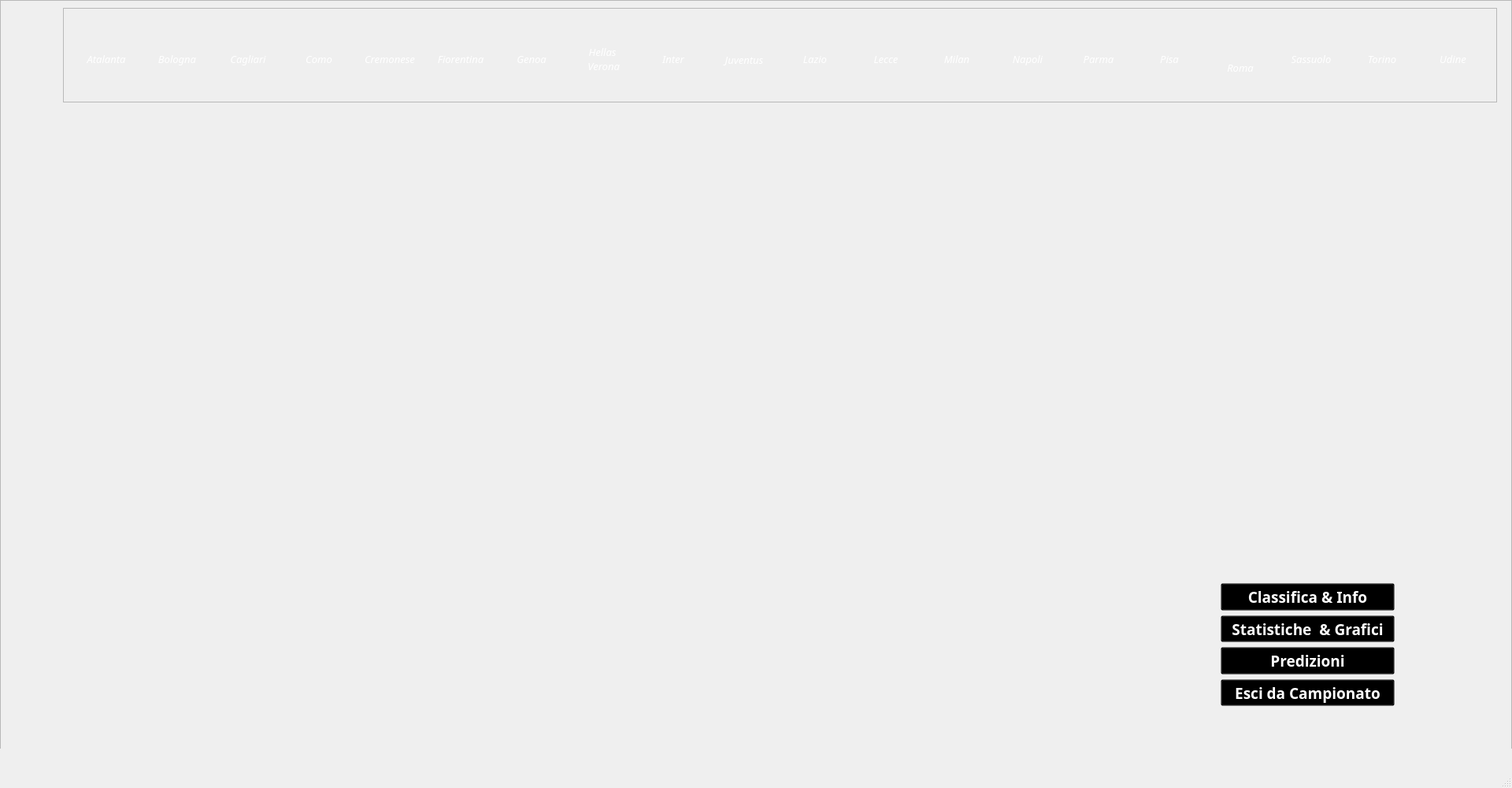
<?xml version="1.0" encoding="UTF-8"?>
<ui version="4.0">
 <class>MainWindow</class>
 <widget class="QMainWindow" name="MainWindow">
  <property name="windowModality">
   <enum>Qt::NonModal</enum>
  </property>
  <property name="enabled">
   <bool>true</bool>
  </property>
  <property name="geometry">
   <rect>
    <x>0</x>
    <y>0</y>
    <width>1920</width>
    <height>1000</height>
   </rect>
  </property>
  <property name="sizePolicy">
   <sizepolicy hsizetype="Ignored" vsizetype="Preferred">
    <horstretch>0</horstretch>
    <verstretch>0</verstretch>
   </sizepolicy>
  </property>
  <property name="minimumSize">
   <size>
    <width>1920</width>
    <height>1000</height>
   </size>
  </property>
  <property name="maximumSize">
   <size>
    <width>1920</width>
    <height>1080</height>
   </size>
  </property>
  <property name="font">
   <font>
    <family>Montserrat</family>
    <pointsize>24</pointsize>
    <weight>75</weight>
    <italic>true</italic>
    <bold>true</bold>
   </font>
  </property>
  <property name="windowTitle">
   <string>MainWindow</string>
  </property>
  <property name="windowIcon">
   <iconset>
    <normaloff>:/Icone/Immagini/Icona/iconaApp.ico</normaloff>:/Icone/Immagini/Icona/iconaApp.ico</iconset>
  </property>
  <property name="windowOpacity">
   <double>1.000000000000000</double>
  </property>
  <property name="layoutDirection">
   <enum>Qt::LeftToRight</enum>
  </property>
  <property name="autoFillBackground">
   <bool>true</bool>
  </property>
  <property name="styleSheet">
   <string notr="true"/>
  </property>
  <property name="documentMode">
   <bool>false</bool>
  </property>
  <property name="dockNestingEnabled">
   <bool>false</bool>
  </property>
  <property name="unifiedTitleAndToolBarOnMac">
   <bool>false</bool>
  </property>
  <widget class="QWidget" name="centralwidget">
   <widget class="QFrame" name="frame">
    <property name="geometry">
     <rect>
      <x>80</x>
      <y>10</y>
      <width>1821</width>
      <height>120</height>
     </rect>
    </property>
    <property name="font">
     <font>
      <family>Montserrat</family>
      <pointsize>24</pointsize>
      <weight>75</weight>
      <italic>true</italic>
      <bold>true</bold>
     </font>
    </property>
    <property name="frameShape">
     <enum>QFrame::StyledPanel</enum>
    </property>
    <property name="frameShadow">
     <enum>QFrame::Raised</enum>
    </property>
    <widget class="QToolButton" name="toolButton_1">
     <property name="geometry">
      <rect>
       <x>10</x>
       <y>10</y>
       <width>90</width>
       <height>110</height>
      </rect>
     </property>
     <property name="font">
      <font>
       <family>Montserrat</family>
       <pointsize>10</pointsize>
       <weight>50</weight>
       <italic>true</italic>
       <bold>false</bold>
      </font>
     </property>
     <property name="styleSheet">
      <string notr="true">QWidget QToolButton {
    color: white;
}
</string>
     </property>
     <property name="text">
      <string>Atalanta</string>
     </property>
     <property name="icon">
      <iconset resource="../resource.qrc">
       <normaloff>:/immagini/Immagini/Scudetti/Atalanta.png</normaloff>:/immagini/Immagini/Scudetti/Atalanta.png</iconset>
     </property>
     <property name="iconSize">
      <size>
       <width>120</width>
       <height>80</height>
      </size>
     </property>
     <property name="toolButtonStyle">
      <enum>Qt::ToolButtonTextUnderIcon</enum>
     </property>
     <property name="autoRaise">
      <bool>true</bool>
     </property>
    </widget>
    <widget class="QToolButton" name="toolButton_2">
     <property name="geometry">
      <rect>
       <x>100</x>
       <y>10</y>
       <width>90</width>
       <height>110</height>
      </rect>
     </property>
     <property name="font">
      <font>
       <family>Montserrat</family>
       <pointsize>10</pointsize>
       <weight>50</weight>
       <italic>true</italic>
       <bold>false</bold>
      </font>
     </property>
     <property name="styleSheet">
      <string notr="true">QWidget QToolButton {
    color: white;
}
</string>
     </property>
     <property name="text">
      <string>Bologna</string>
     </property>
     <property name="icon">
      <iconset resource="../resource.qrc">
       <normaloff>:/immagini/Immagini/Scudetti/Bologna.png</normaloff>:/immagini/Immagini/Scudetti/Bologna.png</iconset>
     </property>
     <property name="iconSize">
      <size>
       <width>120</width>
       <height>80</height>
      </size>
     </property>
     <property name="toolButtonStyle">
      <enum>Qt::ToolButtonTextUnderIcon</enum>
     </property>
     <property name="autoRaise">
      <bool>true</bool>
     </property>
    </widget>
    <widget class="QToolButton" name="toolButton_3">
     <property name="geometry">
      <rect>
       <x>190</x>
       <y>10</y>
       <width>90</width>
       <height>110</height>
      </rect>
     </property>
     <property name="font">
      <font>
       <family>Montserrat</family>
       <pointsize>10</pointsize>
       <weight>50</weight>
       <italic>true</italic>
       <bold>false</bold>
      </font>
     </property>
     <property name="styleSheet">
      <string notr="true">QWidget QToolButton {
    color: white;
}
</string>
     </property>
     <property name="text">
      <string>Cagliari</string>
     </property>
     <property name="icon">
      <iconset resource="../resource.qrc">
       <normaloff>:/immagini/Immagini/Scudetti/Cagliari.png</normaloff>:/immagini/Immagini/Scudetti/Cagliari.png</iconset>
     </property>
     <property name="iconSize">
      <size>
       <width>120</width>
       <height>80</height>
      </size>
     </property>
     <property name="toolButtonStyle">
      <enum>Qt::ToolButtonTextUnderIcon</enum>
     </property>
     <property name="autoRaise">
      <bool>true</bool>
     </property>
    </widget>
    <widget class="QToolButton" name="toolButton_4">
     <property name="geometry">
      <rect>
       <x>280</x>
       <y>10</y>
       <width>90</width>
       <height>110</height>
      </rect>
     </property>
     <property name="font">
      <font>
       <family>Montserrat</family>
       <pointsize>10</pointsize>
       <weight>50</weight>
       <italic>true</italic>
       <bold>false</bold>
      </font>
     </property>
     <property name="styleSheet">
      <string notr="true">QWidget QToolButton {
    color: white;
}
</string>
     </property>
     <property name="text">
      <string>Como</string>
     </property>
     <property name="icon">
      <iconset resource="../resource.qrc">
       <normaloff>:/immagini/Immagini/Scudetti/Como.png</normaloff>:/immagini/Immagini/Scudetti/Como.png</iconset>
     </property>
     <property name="iconSize">
      <size>
       <width>120</width>
       <height>80</height>
      </size>
     </property>
     <property name="toolButtonStyle">
      <enum>Qt::ToolButtonTextUnderIcon</enum>
     </property>
     <property name="autoRaise">
      <bool>true</bool>
     </property>
    </widget>
    <widget class="QToolButton" name="toolButton_5">
     <property name="geometry">
      <rect>
       <x>370</x>
       <y>10</y>
       <width>90</width>
       <height>110</height>
      </rect>
     </property>
     <property name="font">
      <font>
       <family>Montserrat</family>
       <pointsize>10</pointsize>
       <weight>50</weight>
       <italic>true</italic>
       <bold>false</bold>
      </font>
     </property>
     <property name="styleSheet">
      <string notr="true">QWidget QToolButton {
    color: white;
}
</string>
     </property>
     <property name="text">
      <string>Cremonese</string>
     </property>
     <property name="icon">
      <iconset resource="../resource.qrc">
       <normaloff>:/immagini/Immagini/Scudetti/Cremonese.png</normaloff>:/immagini/Immagini/Scudetti/Cremonese.png</iconset>
     </property>
     <property name="iconSize">
      <size>
       <width>120</width>
       <height>80</height>
      </size>
     </property>
     <property name="toolButtonStyle">
      <enum>Qt::ToolButtonTextUnderIcon</enum>
     </property>
     <property name="autoRaise">
      <bool>true</bool>
     </property>
    </widget>
    <widget class="QToolButton" name="toolButton_6">
     <property name="geometry">
      <rect>
       <x>460</x>
       <y>10</y>
       <width>90</width>
       <height>110</height>
      </rect>
     </property>
     <property name="font">
      <font>
       <family>Montserrat</family>
       <pointsize>10</pointsize>
       <weight>50</weight>
       <italic>true</italic>
       <bold>false</bold>
      </font>
     </property>
     <property name="styleSheet">
      <string notr="true">QWidget QToolButton {
    color: white;
}
</string>
     </property>
     <property name="text">
      <string>Fiorentina</string>
     </property>
     <property name="icon">
      <iconset resource="../resource.qrc">
       <normaloff>:/immagini/Immagini/Scudetti/Fiorentina.png</normaloff>:/immagini/Immagini/Scudetti/Fiorentina.png</iconset>
     </property>
     <property name="iconSize">
      <size>
       <width>120</width>
       <height>80</height>
      </size>
     </property>
     <property name="toolButtonStyle">
      <enum>Qt::ToolButtonTextUnderIcon</enum>
     </property>
     <property name="autoRaise">
      <bool>true</bool>
     </property>
    </widget>
    <widget class="QToolButton" name="toolButton_7">
     <property name="geometry">
      <rect>
       <x>550</x>
       <y>10</y>
       <width>90</width>
       <height>110</height>
      </rect>
     </property>
     <property name="font">
      <font>
       <family>Montserrat</family>
       <pointsize>10</pointsize>
       <weight>50</weight>
       <italic>true</italic>
       <bold>false</bold>
      </font>
     </property>
     <property name="styleSheet">
      <string notr="true">QWidget QToolButton {
    color: white;
}
</string>
     </property>
     <property name="text">
      <string>Genoa</string>
     </property>
     <property name="icon">
      <iconset resource="../resource.qrc">
       <normaloff>:/immagini/Immagini/Scudetti/Genoa.png</normaloff>:/immagini/Immagini/Scudetti/Genoa.png</iconset>
     </property>
     <property name="iconSize">
      <size>
       <width>120</width>
       <height>80</height>
      </size>
     </property>
     <property name="toolButtonStyle">
      <enum>Qt::ToolButtonTextUnderIcon</enum>
     </property>
     <property name="autoRaise">
      <bool>true</bool>
     </property>
    </widget>
    <widget class="QToolButton" name="toolButton_8">
     <property name="geometry">
      <rect>
       <x>640</x>
       <y>10</y>
       <width>90</width>
       <height>110</height>
      </rect>
     </property>
     <property name="font">
      <font>
       <family>Montserrat</family>
       <pointsize>10</pointsize>
       <weight>50</weight>
       <italic>true</italic>
       <bold>false</bold>
      </font>
     </property>
     <property name="styleSheet">
      <string notr="true">QWidget QToolButton {
    color: white;
}
</string>
     </property>
     <property name="text">
      <string>Hellas
 Verona</string>
     </property>
     <property name="icon">
      <iconset resource="../resource.qrc">
       <normaloff>:/immagini/Immagini/Scudetti/Hellas Verona.png</normaloff>:/immagini/Immagini/Scudetti/Hellas Verona.png</iconset>
     </property>
     <property name="iconSize">
      <size>
       <width>120</width>
       <height>80</height>
      </size>
     </property>
     <property name="toolButtonStyle">
      <enum>Qt::ToolButtonTextUnderIcon</enum>
     </property>
     <property name="autoRaise">
      <bool>true</bool>
     </property>
    </widget>
    <widget class="QToolButton" name="toolButton_9">
     <property name="geometry">
      <rect>
       <x>730</x>
       <y>10</y>
       <width>90</width>
       <height>110</height>
      </rect>
     </property>
     <property name="font">
      <font>
       <family>Montserrat</family>
       <pointsize>10</pointsize>
       <weight>50</weight>
       <italic>true</italic>
       <bold>false</bold>
      </font>
     </property>
     <property name="styleSheet">
      <string notr="true">QWidget QToolButton {
    color: white;
}
</string>
     </property>
     <property name="text">
      <string>Inter</string>
     </property>
     <property name="icon">
      <iconset resource="../resource.qrc">
       <normaloff>:/immagini/Immagini/Scudetti/Inter.png</normaloff>:/immagini/Immagini/Scudetti/Inter.png</iconset>
     </property>
     <property name="iconSize">
      <size>
       <width>120</width>
       <height>80</height>
      </size>
     </property>
     <property name="toolButtonStyle">
      <enum>Qt::ToolButtonTextUnderIcon</enum>
     </property>
     <property name="autoRaise">
      <bool>true</bool>
     </property>
    </widget>
    <widget class="QToolButton" name="toolButton_10">
     <property name="geometry">
      <rect>
       <x>820</x>
       <y>10</y>
       <width>90</width>
       <height>111</height>
      </rect>
     </property>
     <property name="font">
      <font>
       <family>Montserrat</family>
       <pointsize>10</pointsize>
       <weight>50</weight>
       <italic>true</italic>
       <bold>false</bold>
      </font>
     </property>
     <property name="styleSheet">
      <string notr="true">QWidget QToolButton {
    color: white;
}
</string>
     </property>
     <property name="text">
      <string>Juventus</string>
     </property>
     <property name="icon">
      <iconset resource="../resource.qrc">
       <normaloff>:/immagini/Immagini/Scudetti/Juventus.png</normaloff>:/immagini/Immagini/Scudetti/Juventus.png</iconset>
     </property>
     <property name="iconSize">
      <size>
       <width>300</width>
       <height>300</height>
      </size>
     </property>
     <property name="toolButtonStyle">
      <enum>Qt::ToolButtonTextUnderIcon</enum>
     </property>
     <property name="autoRaise">
      <bool>true</bool>
     </property>
    </widget>
    <widget class="QToolButton" name="toolButton_11">
     <property name="geometry">
      <rect>
       <x>910</x>
       <y>10</y>
       <width>90</width>
       <height>110</height>
      </rect>
     </property>
     <property name="font">
      <font>
       <family>Montserrat</family>
       <pointsize>10</pointsize>
       <weight>50</weight>
       <italic>true</italic>
       <bold>false</bold>
      </font>
     </property>
     <property name="styleSheet">
      <string notr="true">QWidget QToolButton {
    color: white;
}
</string>
     </property>
     <property name="text">
      <string>Lazio</string>
     </property>
     <property name="icon">
      <iconset resource="../resource.qrc">
       <normaloff>:/immagini/Immagini/Scudetti/Lazio.png</normaloff>:/immagini/Immagini/Scudetti/Lazio.png</iconset>
     </property>
     <property name="iconSize">
      <size>
       <width>120</width>
       <height>80</height>
      </size>
     </property>
     <property name="toolButtonStyle">
      <enum>Qt::ToolButtonTextUnderIcon</enum>
     </property>
     <property name="autoRaise">
      <bool>true</bool>
     </property>
    </widget>
    <widget class="QToolButton" name="toolButton_13">
     <property name="geometry">
      <rect>
       <x>1090</x>
       <y>10</y>
       <width>90</width>
       <height>110</height>
      </rect>
     </property>
     <property name="font">
      <font>
       <family>Montserrat</family>
       <pointsize>10</pointsize>
       <weight>50</weight>
       <italic>true</italic>
       <bold>false</bold>
      </font>
     </property>
     <property name="styleSheet">
      <string notr="true">QWidget QToolButton {
    color: white;
}
</string>
     </property>
     <property name="text">
      <string>Milan</string>
     </property>
     <property name="icon">
      <iconset resource="../resource.qrc">
       <normaloff>:/immagini/Immagini/Scudetti/Milan.png</normaloff>:/immagini/Immagini/Scudetti/Milan.png</iconset>
     </property>
     <property name="iconSize">
      <size>
       <width>120</width>
       <height>80</height>
      </size>
     </property>
     <property name="toolButtonStyle">
      <enum>Qt::ToolButtonTextUnderIcon</enum>
     </property>
     <property name="autoRaise">
      <bool>true</bool>
     </property>
    </widget>
    <widget class="QToolButton" name="toolButton_14">
     <property name="geometry">
      <rect>
       <x>1180</x>
       <y>10</y>
       <width>90</width>
       <height>110</height>
      </rect>
     </property>
     <property name="font">
      <font>
       <family>Montserrat</family>
       <pointsize>10</pointsize>
       <weight>50</weight>
       <italic>true</italic>
       <bold>false</bold>
      </font>
     </property>
     <property name="styleSheet">
      <string notr="true">QWidget QToolButton {
    color: white;
}
</string>
     </property>
     <property name="text">
      <string>Napoli</string>
     </property>
     <property name="icon">
      <iconset resource="../resource.qrc">
       <normaloff>:/immagini/Immagini/Scudetti/Napoli.png</normaloff>:/immagini/Immagini/Scudetti/Napoli.png</iconset>
     </property>
     <property name="iconSize">
      <size>
       <width>120</width>
       <height>80</height>
      </size>
     </property>
     <property name="toolButtonStyle">
      <enum>Qt::ToolButtonTextUnderIcon</enum>
     </property>
     <property name="autoRaise">
      <bool>true</bool>
     </property>
    </widget>
    <widget class="QToolButton" name="toolButton_17">
     <property name="geometry">
      <rect>
       <x>1450</x>
       <y>10</y>
       <width>90</width>
       <height>131</height>
      </rect>
     </property>
     <property name="font">
      <font>
       <family>Montserrat</family>
       <pointsize>10</pointsize>
       <weight>50</weight>
       <italic>true</italic>
       <bold>false</bold>
      </font>
     </property>
     <property name="styleSheet">
      <string notr="true">QWidget QToolButton {
    color: white;
}
</string>
     </property>
     <property name="text">
      <string>Roma</string>
     </property>
     <property name="icon">
      <iconset resource="../resource.qrc">
       <normaloff>:/immagini/Immagini/Scudetti/Roma.png</normaloff>:/immagini/Immagini/Scudetti/Roma.png</iconset>
     </property>
     <property name="iconSize">
      <size>
       <width>120</width>
       <height>80</height>
      </size>
     </property>
     <property name="toolButtonStyle">
      <enum>Qt::ToolButtonTextUnderIcon</enum>
     </property>
     <property name="autoRaise">
      <bool>true</bool>
     </property>
    </widget>
    <widget class="QToolButton" name="toolButton_18">
     <property name="geometry">
      <rect>
       <x>1540</x>
       <y>10</y>
       <width>90</width>
       <height>110</height>
      </rect>
     </property>
     <property name="font">
      <font>
       <family>Montserrat</family>
       <pointsize>10</pointsize>
       <weight>50</weight>
       <italic>true</italic>
       <bold>false</bold>
      </font>
     </property>
     <property name="styleSheet">
      <string notr="true">QWidget QToolButton {
    color: white;
}
</string>
     </property>
     <property name="text">
      <string>Sassuolo</string>
     </property>
     <property name="icon">
      <iconset resource="../resource.qrc">
       <normaloff>:/immagini/Immagini/Scudetti/Sassuolo.png</normaloff>:/immagini/Immagini/Scudetti/Sassuolo.png</iconset>
     </property>
     <property name="iconSize">
      <size>
       <width>120</width>
       <height>80</height>
      </size>
     </property>
     <property name="toolButtonStyle">
      <enum>Qt::ToolButtonTextUnderIcon</enum>
     </property>
     <property name="autoRaise">
      <bool>true</bool>
     </property>
    </widget>
    <widget class="QToolButton" name="toolButton_19">
     <property name="geometry">
      <rect>
       <x>1630</x>
       <y>10</y>
       <width>90</width>
       <height>110</height>
      </rect>
     </property>
     <property name="font">
      <font>
       <family>Montserrat</family>
       <pointsize>10</pointsize>
       <weight>50</weight>
       <italic>true</italic>
       <bold>false</bold>
      </font>
     </property>
     <property name="styleSheet">
      <string notr="true">QWidget QToolButton {
    color: white;
}
</string>
     </property>
     <property name="text">
      <string>Torino</string>
     </property>
     <property name="icon">
      <iconset resource="../resource.qrc">
       <normaloff>:/immagini/Immagini/Scudetti/Torino.png</normaloff>:/immagini/Immagini/Scudetti/Torino.png</iconset>
     </property>
     <property name="iconSize">
      <size>
       <width>120</width>
       <height>80</height>
      </size>
     </property>
     <property name="toolButtonStyle">
      <enum>Qt::ToolButtonTextUnderIcon</enum>
     </property>
     <property name="autoRaise">
      <bool>true</bool>
     </property>
    </widget>
    <widget class="QToolButton" name="toolButton_20">
     <property name="geometry">
      <rect>
       <x>1720</x>
       <y>10</y>
       <width>90</width>
       <height>110</height>
      </rect>
     </property>
     <property name="font">
      <font>
       <family>Montserrat</family>
       <pointsize>10</pointsize>
       <weight>50</weight>
       <italic>true</italic>
       <bold>false</bold>
      </font>
     </property>
     <property name="styleSheet">
      <string notr="true">QWidget QToolButton {
    color: white;
}
</string>
     </property>
     <property name="text">
      <string>Udine</string>
     </property>
     <property name="icon">
      <iconset resource="../resource.qrc">
       <normaloff>:/immagini/Immagini/Scudetti/Udinese.png</normaloff>:/immagini/Immagini/Scudetti/Udinese.png</iconset>
     </property>
     <property name="iconSize">
      <size>
       <width>120</width>
       <height>80</height>
      </size>
     </property>
     <property name="toolButtonStyle">
      <enum>Qt::ToolButtonTextUnderIcon</enum>
     </property>
     <property name="autoRaise">
      <bool>true</bool>
     </property>
    </widget>
    <widget class="QToolButton" name="toolButton_15">
     <property name="geometry">
      <rect>
       <x>1270</x>
       <y>10</y>
       <width>90</width>
       <height>110</height>
      </rect>
     </property>
     <property name="font">
      <font>
       <family>Montserrat</family>
       <pointsize>10</pointsize>
       <weight>50</weight>
       <italic>true</italic>
       <bold>false</bold>
      </font>
     </property>
     <property name="styleSheet">
      <string notr="true">QWidget QToolButton {
    color: white;
}
</string>
     </property>
     <property name="text">
      <string>Parma</string>
     </property>
     <property name="icon">
      <iconset resource="../resource.qrc">
       <normaloff>:/immagini/Immagini/Scudetti/Parma.png</normaloff>:/immagini/Immagini/Scudetti/Parma.png</iconset>
     </property>
     <property name="iconSize">
      <size>
       <width>120</width>
       <height>80</height>
      </size>
     </property>
     <property name="toolButtonStyle">
      <enum>Qt::ToolButtonTextUnderIcon</enum>
     </property>
     <property name="autoRaise">
      <bool>true</bool>
     </property>
    </widget>
    <widget class="QToolButton" name="toolButton_16">
     <property name="geometry">
      <rect>
       <x>1360</x>
       <y>10</y>
       <width>90</width>
       <height>110</height>
      </rect>
     </property>
     <property name="font">
      <font>
       <family>Montserrat</family>
       <pointsize>10</pointsize>
       <weight>50</weight>
       <italic>true</italic>
       <bold>false</bold>
      </font>
     </property>
     <property name="styleSheet">
      <string notr="true">QWidget QToolButton {
    color: white;
}
</string>
     </property>
     <property name="text">
      <string>Pisa</string>
     </property>
     <property name="icon">
      <iconset resource="../resource.qrc">
       <normaloff>:/immagini/Immagini/Scudetti/Pisa.png</normaloff>:/immagini/Immagini/Scudetti/Pisa.png</iconset>
     </property>
     <property name="iconSize">
      <size>
       <width>120</width>
       <height>80</height>
      </size>
     </property>
     <property name="toolButtonStyle">
      <enum>Qt::ToolButtonTextUnderIcon</enum>
     </property>
     <property name="autoRaise">
      <bool>true</bool>
     </property>
    </widget>
   </widget>
   <widget class="QToolButton" name="toolButton_12">
    <property name="geometry">
     <rect>
      <x>1080</x>
      <y>20</y>
      <width>90</width>
      <height>110</height>
     </rect>
    </property>
    <property name="font">
     <font>
      <family>Montserrat</family>
      <pointsize>10</pointsize>
      <weight>50</weight>
      <italic>true</italic>
      <bold>false</bold>
     </font>
    </property>
    <property name="styleSheet">
     <string notr="true">QWidget QToolButton {
    color: white;
}
</string>
    </property>
    <property name="text">
     <string>Lecce</string>
    </property>
    <property name="icon">
     <iconset resource="../resource.qrc">
      <normaloff>:/immagini/Immagini/Scudetti/Lecce.png</normaloff>:/immagini/Immagini/Scudetti/Lecce.png</iconset>
    </property>
    <property name="iconSize">
     <size>
      <width>120</width>
      <height>80</height>
     </size>
    </property>
    <property name="toolButtonStyle">
     <enum>Qt::ToolButtonTextUnderIcon</enum>
    </property>
    <property name="autoRaise">
     <bool>true</bool>
    </property>
   </widget>
   <widget class="QWidget" name="verticalLayoutWidget">
    <property name="geometry">
     <rect>
      <x>1550</x>
      <y>740</y>
      <width>221</width>
      <height>156</height>
     </rect>
    </property>
    <layout class="QVBoxLayout" name="verticalLayout">
     <item>
      <widget class="QPushButton" name="pushButton_Classifica">
       <property name="font">
        <font>
         <family>Montserrat SemiBold</family>
         <pointsize>14</pointsize>
         <weight>75</weight>
         <italic>false</italic>
         <bold>true</bold>
        </font>
       </property>
       <property name="cursor">
        <cursorShape>PointingHandCursor</cursorShape>
       </property>
       <property name="toolTip">
        <string>Visualizza Classifica e altre funzioni</string>
       </property>
       <property name="styleSheet">
        <string notr="true">background-color: transparent;
color: rgb(255, 255, 255);</string>
       </property>
       <property name="text">
        <string>Classifica &amp;&amp; Info</string>
       </property>
      </widget>
     </item>
     <item>
      <widget class="QPushButton" name="pushButton_Statistiche">
       <property name="font">
        <font>
         <family>Montserrat SemiBold</family>
         <pointsize>14</pointsize>
         <weight>75</weight>
         <italic>false</italic>
         <bold>true</bold>
        </font>
       </property>
       <property name="cursor">
        <cursorShape>PointingHandCursor</cursorShape>
       </property>
       <property name="toolTip">
        <string>Visualizza Statistiche e relativi grafici</string>
       </property>
       <property name="styleSheet">
        <string notr="true">background-color: transparent;
color: rgb(255, 255, 255);</string>
       </property>
       <property name="text">
        <string>Statistiche  &amp;&amp; Grafici</string>
       </property>
      </widget>
     </item>
     <item>
      <widget class="QPushButton" name="pushButtonPredizioni">
       <property name="font">
        <font>
         <family>Montserrat SemiBold</family>
         <pointsize>14</pointsize>
         <weight>75</weight>
         <italic>false</italic>
         <bold>true</bold>
        </font>
       </property>
       <property name="cursor">
        <cursorShape>PointingHandCursor</cursorShape>
       </property>
       <property name="toolTip">
        <string>Crea statistiche e prefivioni delle partite</string>
       </property>
       <property name="styleSheet">
        <string notr="true">background-color: transparent;
color: rgb(255, 255, 255);</string>
       </property>
       <property name="text">
        <string>Predizioni</string>
       </property>
      </widget>
     </item>
     <item>
      <widget class="QPushButton" name="pushButton_closeApp">
       <property name="font">
        <font>
         <family>Montserrat SemiBold</family>
         <pointsize>14</pointsize>
         <weight>75</weight>
         <italic>false</italic>
         <bold>true</bold>
        </font>
       </property>
       <property name="cursor">
        <cursorShape>PointingHandCursor</cursorShape>
       </property>
       <property name="toolTip">
        <string>Esce dall'applicazione</string>
       </property>
       <property name="styleSheet">
        <string notr="true">background-color: transparent;
color: rgb(255, 255, 255);</string>
       </property>
       <property name="text">
        <string>Esci da Campionato</string>
       </property>
      </widget>
     </item>
    </layout>
   </widget>
   <widget class="QFrame" name="frameSfondoApp">
    <property name="geometry">
     <rect>
      <x>0</x>
      <y>0</y>
      <width>1920</width>
      <height>1080</height>
     </rect>
    </property>
    <property name="styleSheet">
     <string notr="true">background-image: url(:/immagini/Immagini/Sfondo per App/From Copilot 1920 x 1080.png);</string>
    </property>
    <property name="frameShape">
     <enum>QFrame::StyledPanel</enum>
    </property>
    <property name="frameShadow">
     <enum>QFrame::Raised</enum>
    </property>
   </widget>
   <zorder>frameSfondoApp</zorder>
   <zorder>frame</zorder>
   <zorder>toolButton_12</zorder>
   <zorder>verticalLayoutWidget</zorder>
  </widget>
  <widget class="QStatusBar" name="statusbar"/>
 </widget>
 <resources>
  <include location="../resource.qrc"/>
 </resources>
 <connections/>
</ui>
